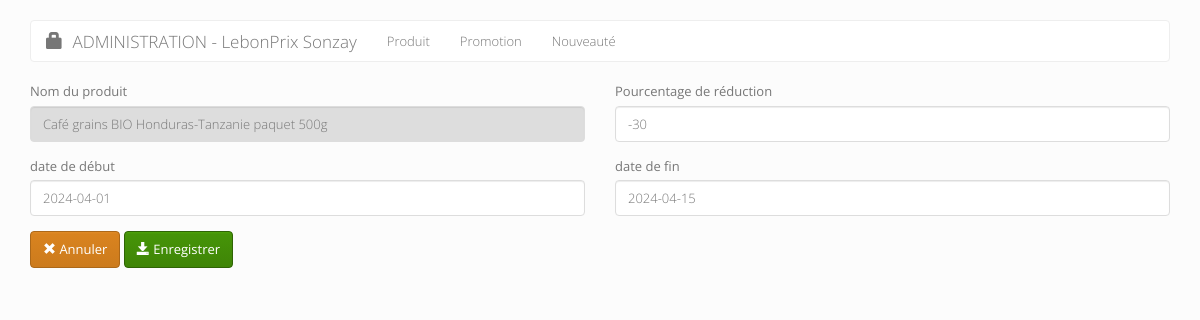
Page /BackOffice/promotion_update.php?id=8 on the committed database.
### tables this page shows
CREATE TABLE `promotion` (
  `id_promotion` int(11) NOT NULL,
  `pourcentage_reduction` float NOT NULL,
  `date_debut` date NOT NULL,
  `date_fin` date NOT NULL,
  `id_produit` int(11) NOT NULL
);

CREATE TABLE `produit` (
  `id` int(11) NOT NULL,
  `nom_produit` varchar(50) NOT NULL,
  `description` varchar(300) NOT NULL,
  `ingredients` varchar(300) NOT NULL,
  `image` varchar(250) DEFAULT NULL,
  `prix` float NOT NULL,
  `categorie_id` int(11) DEFAULT NULL,
  `prix_sans_tva` float NOT NULL,
  `taux_tva` float NOT NULL,
  `quantite` int(11) NOT NULL
);

### BackOffice/promotion_update.php (the view, shortened to what this page needs)
 <?php
    require_once('../template/header.php');
    require_once('config/connexionBD.php');
    if(isset($_GET['id'])){
    $id = $_GET['id'];
    $sql = "SELECT promotion.*, produit.nom_produit
    FROM promotion
    INNER JOIN produit ON promotion.id_produit = produit.id WHERE id_promotion=:id" ;
    $stmt = $bdd->prepare($sql);
    $stmt->bindParam(':id', $id, PDO::PARAM_INT);
    $stmt->execute();
    $promotions = $stmt->fetch(PDO::FETCH_OBJ);
    }
    ?>
<form role="form" action="<?php echo $_SERVER['PHP_SELF']."?id=".$_GET['id']; ?>" method="post" enctype="multipart/form-data">
        <div class="row">
            <div class="form-group col-xs-6">
                <label for="nom">Nom du produit</label>
                <input type="text" class="form-control" id="nom" name="nomProduit" value="<?php echo $promotions->nom_produit ?? ''; ?>" disabled />
            </div>
            <div class="form-group col-xs-6">
            <label for="pourcentage_reduction">Pourcentage de réduction</label>
             <input type="text" name="pourcentage_reduction" class="form-control" id="pourcentage_reduction" value="<?php echo $promotions->pourcentage_reduction ?? ''; ?>" required>
            </div>
            <div class="form-group col-xs-6">
            <label for="date_debut">date de début</label>
             <input type="text" name="date_debut" class="form-control" id="date_debut"  value="<?php echo $promotions->date_debut ?? ''; ?>" required>
            </div>
            <div class="form-group col-xs-6">
            <label for="date_fin">date de fin</label>
             <input type="text" name="date_fin" class="form-control" id="date_fin" value="<?php echo $promotions->date_fin ?? ''; ?>" required>
            </div>
            </div>
            <div class="form-actions clearfix">
            <a href="promotion.php" class="btn btn-danger">
                <span class="glyphicon glyphicon-remove"></span>
                Annuler
            </a>
            <button type="submit" class="btn btn-success">
                <span class="glyphicon glyphicon-save"></span>
                Enregistrer
            </button>
        </div>
        </div>
    </html>

### assets/css/styles.css (style rules this page uses)
body { padding-top: 20px; padding-bottom: 20px; }

### rows in the picture
promotion: nomProduit "Café grains BIO Honduras-Tanzanie paquet 500g", pourcentage_reduction "-30", date_debut "2024-04-01", date_fin "2024-04-15"
